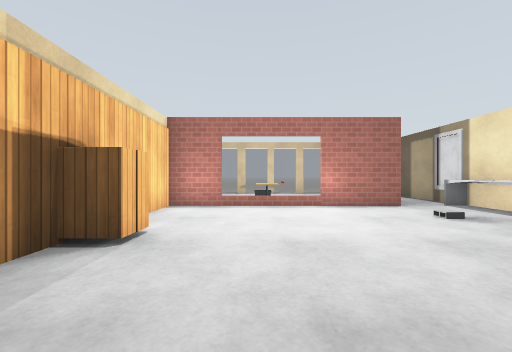
View 1 (above)

12 first-person views from a walk through a world built for the Gazebo simulator. The camera is 0.9 m above the floor, looks level and sees 90° across. Floor lines are 1 m apart. The floor is counted in squares, 1 m on a side. Each view is taken from the middle of a square. On the plan, view 1 faces up. The plan holds only what a view shows up to about 10 squares ahead; the rest is blank. The robots in the file are not drawn. Simple patterns stand in for the simulator's built-in surfaces. Some surface patterns are stand-ins.

View 2
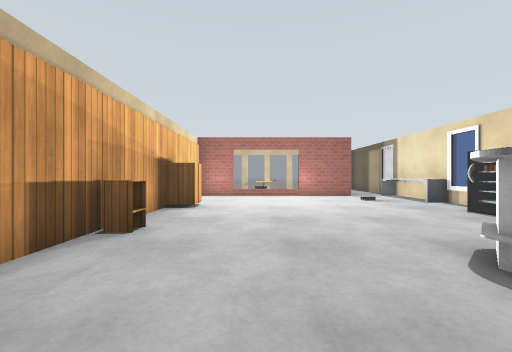

View 3
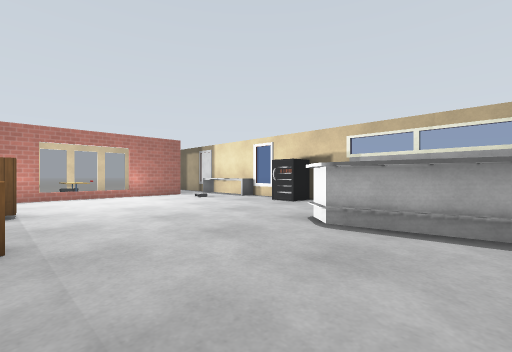

View 4
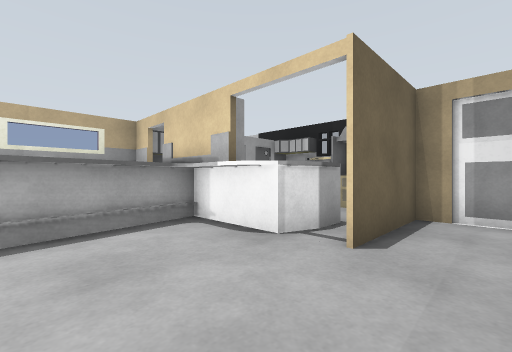

View 5
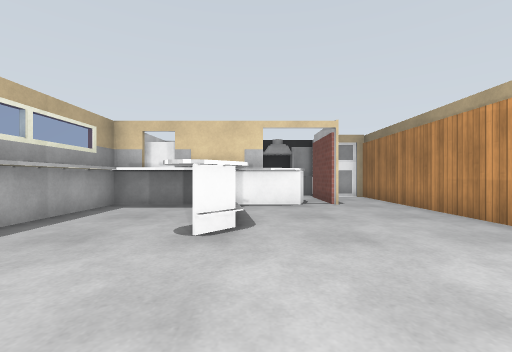

View 6
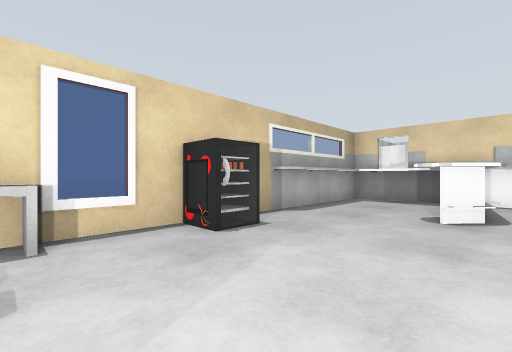

View 7
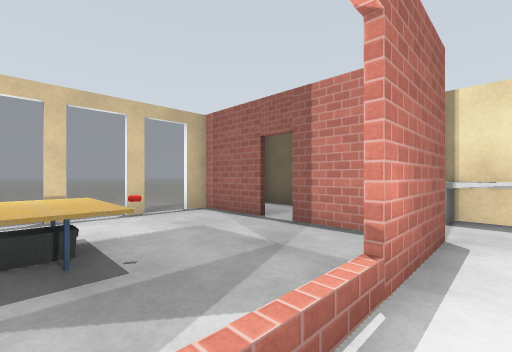

View 8
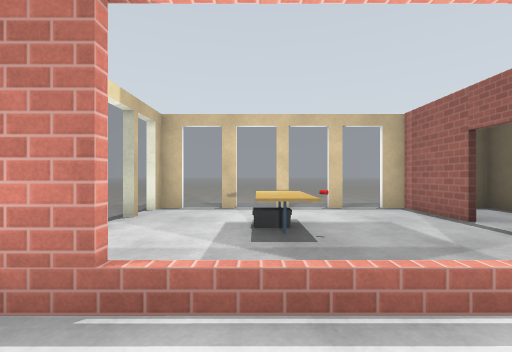

View 9
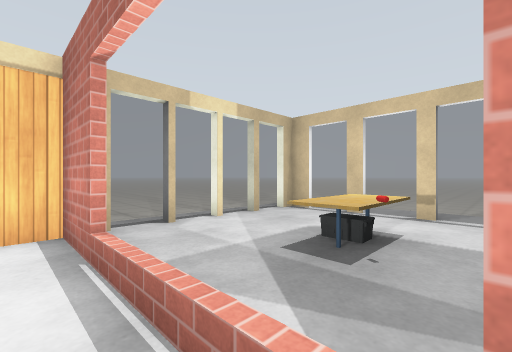

View 10
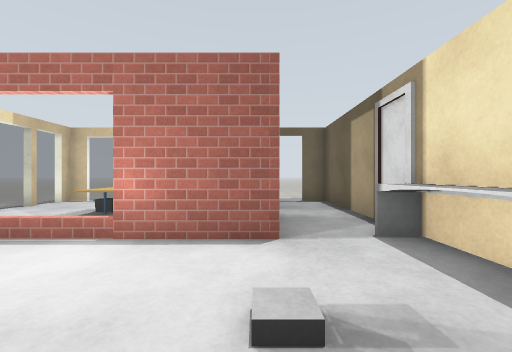

View 11
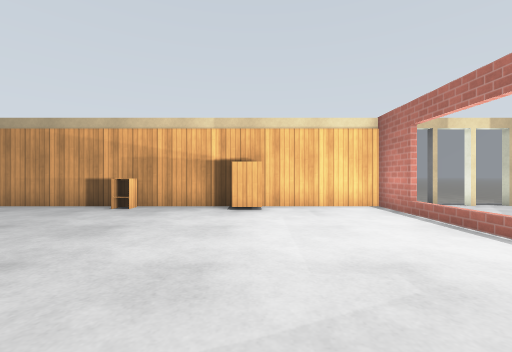

View 12
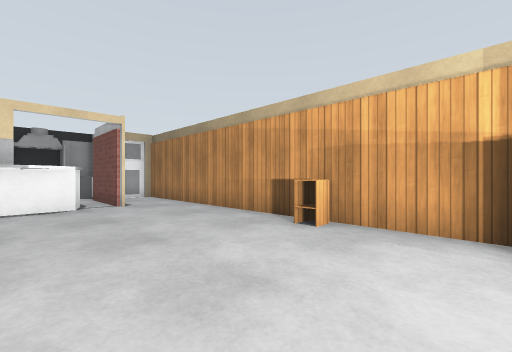

### Floor plan
Key: @ floor where view 1 was taken; # wall or solid block; x gap in a wall; . main floor; - floor 0.25 m lower than the main floor; = window, fence, low wall or low ledge; T cafe table; B bookshelf; C cabinet; O other object.
Columns run from 5 left of view 1 to 7 right of it. Each row starts with its distance up from view 1.
 14 --.........
 13 - #======#.#
 12 - =......#. #
 11 - =..TT..x..#
 10 --=..TO..x..#
  9 --=......#..#
  8   ###==###.##
  7   #........=
  6   #........=
  5   #........=
  4   #B.......==
  3   #.........#
  2   #........=#
  1   #.........#
  0   #C.@......#
 -1   #.....#..##
 -2   #.....#..#
 -3   #.....#..#
 -4   #.....####
 -5   #...######
 -6   #.####  ##
 -7   #..#    ##
 -8   #####  #
 -9     #=####
-10       ####

Where each view was taken, in squares from view 1:
view 1: 0 up, 0 right, facing up
view 2: 4 down, 0 right, facing up
view 3: 4 down, 2 left, facing up-right
view 4: 2 down, 2 left, facing down-right
view 5: 3 up, 2 right, facing down
view 6: 5 up, 2 right, facing down-right
view 7: 7 up, 0 right, facing up-right
view 8: 6 up, 0 right, facing up
view 9: 7 up, 2 right, facing up-left
view 10: 4 up, 4 right, facing up
view 11: 4 up, 5 right, facing left
view 12: 3 up, 2 right, facing down-left
